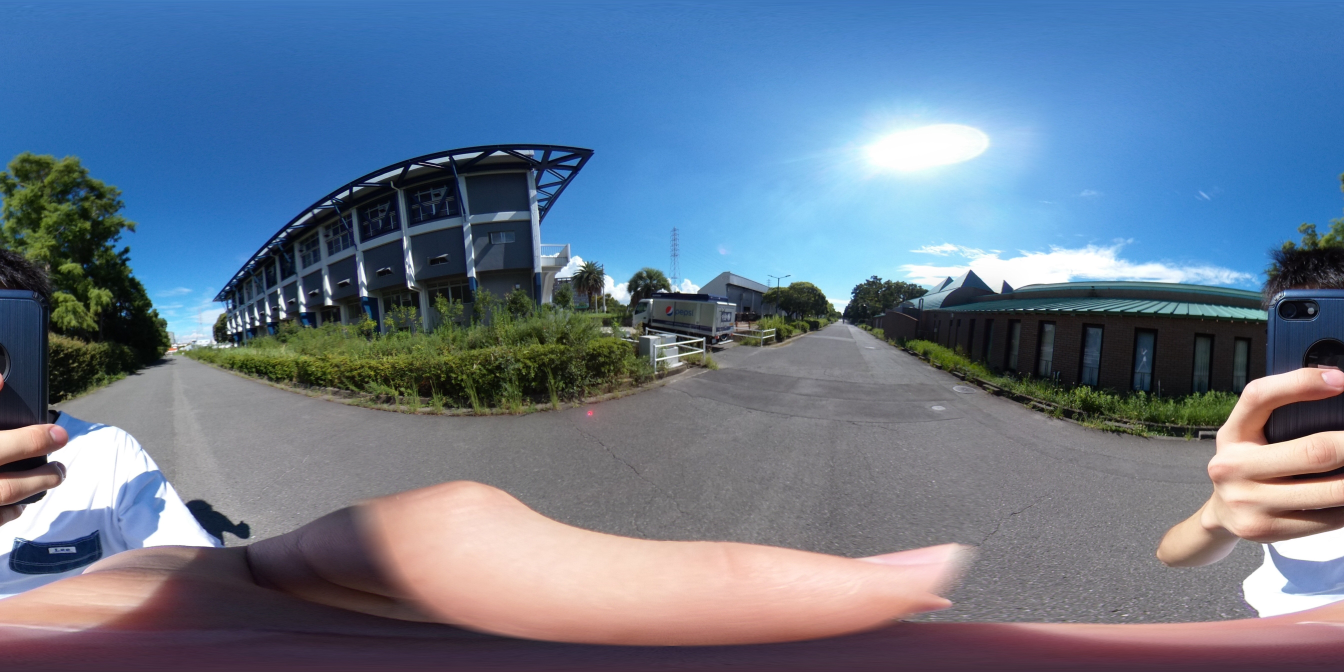
#> input picture images/589180924.243347.JPG, 5376 x 2688 px (shown at 1/4 size)
$ python sample.py images/589180924.243347.JPG out
#> lines starting #> are read from the running program, lines starting #| are printed output that depends on the picture
### eq2cm.py
import numpy as np
import cv2
from scipy import ndimage

def gen_xyz(fov, u, v, out_h, out_w):
    out = np.ones((out_h, out_w, 3), np.float32)

    x_rng = np.linspace(-np.tan(fov / 2), np.tan(fov / 2), num=out_w, dtype=np.float32)
    y_rng = np.linspace(-np.tan(fov / 2), np.tan(fov / 2), num=out_h, dtype=np.float32)

    out[:, :, :2] = np.stack(np.meshgrid(x_rng, -y_rng), -1)
    Rx = np.array([[1, 0, 0], [0, np.cos(-v), -np.sin(-v)], [0, np.sin(-v), np.cos(-v)]])
    Ry = np.array([[np.cos(-u), 0, np.sin(-u)], [0, 1, 0], [-np.sin(-u), 0, np.cos(-u)]])

    return out.dot(Rx).dot(Ry)

def xyz_to_uv(xyz):
    x, y, z = np.split(xyz, 3, axis=-1)
    u = np.arctan2(x, z)
    c = np.sqrt(x ** 2 + z ** 2)
    v = np.arctan2(y, c)
    return np.concatenate([u, v], axis=-1)

def uv_to_XY(uv, eq_h, eq_w):
    u, v = np.split(uv, 2, axis=-1)
    X = (u / (2 * np.pi) + 0.5) * eq_w - 0.5
    Y = (-v / np.pi + 0.5) * eq_h - 0.5
    return np.concatenate([X, Y], axis=-1)

def eq_to_pers(eqimg, fov, u, v, out_h, out_w):
    xyz = gen_xyz(fov, u, v, out_h, out_w)
    uv = xyz_to_uv(xyz)

    eq_h, eq_w = eqimg.shape[:2]
    XY = uv_to_XY(uv, eq_h, eq_w)

    X, Y = np.split(XY, 2, axis=-1)
    X = np.reshape(X, (out_h, out_w))
    Y = np.reshape(Y, (out_h, out_w))

    mc0 = ndimage.map_coordinates(eqimg[:, :, 0], [Y, X]) # channel: B
    mc1 = ndimage.map_coordinates(eqimg[:, :, 1], [Y, X]) # channel: G
    mc2 = ndimage.map_coordinates(eqimg[:, :, 2], [Y, X]) # channel: R

    output = np.stack([mc0, mc1, mc2], axis=-1)
    return output

### sample.py
import numpy as np
import cv2
import sys
import os
import eq2cm

if __name__ == '__main__':
    args = sys.argv
    img_path = args[1]
    out_dir  = args[2]
    eqimg = cv2.imread(img_path)
#> eqimg is the input picture: shape (2688, 5376, 3); mean B, G, R 141.8, 119.6, 102.3

    for i in range(-4, 4):
        print('processing...')
        pers = eq2cm.eq_to_pers(eqimg, np.pi/2, i * np.pi/4, 0, 480, 480)
        cv2.imwrite(os.path.join(out_dir, 'angle' + str(i + 4) + '.JPG'), pers)
#> this loop made 8 passes
#> pass 1, in eq_to_pers, `mc0 = ndimage.map_coordinates(eqimg[:, :, 0], [Y, X])`:
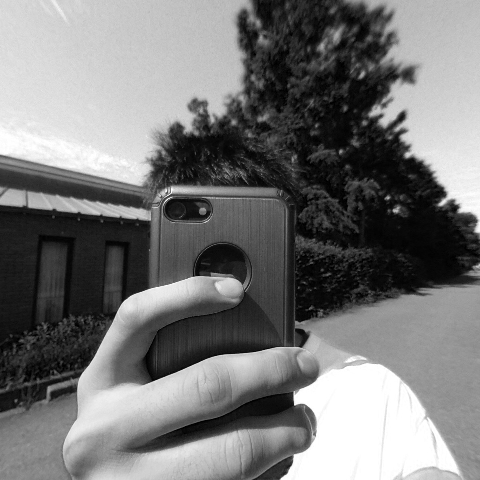
#> mc0: shape (480, 480); min 0, max 255, mean 119.1
#> pass 1, in eq_to_pers, `mc1 = ndimage.map_coordinates(eqimg[:, :, 1], [Y, X])`:
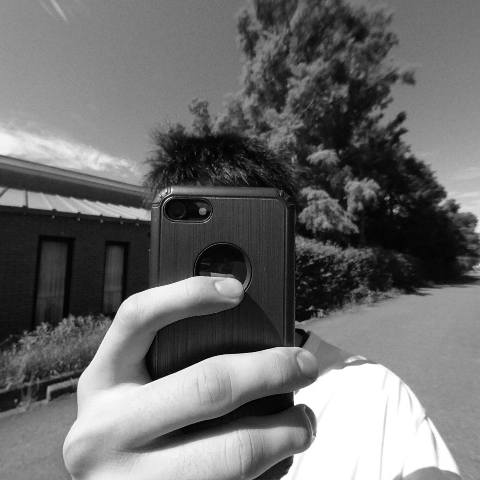
#> mc1: shape (480, 480); min 0, max 255, mean 108.3
#> pass 1, in eq_to_pers, `mc2 = ndimage.map_coordinates(eqimg[:, :, 2], [Y, X])`:
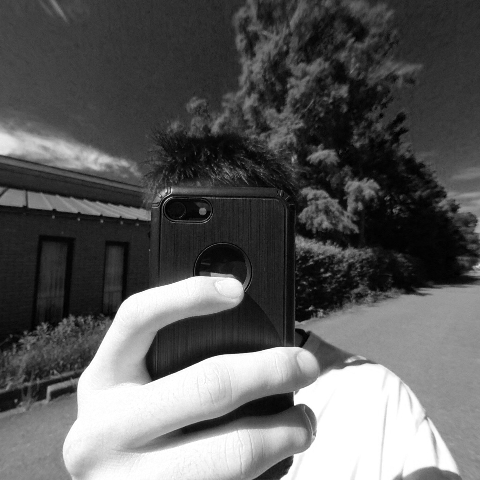
#> mc2: shape (480, 480); min 0, max 255, mean 91.9
#> pass 1, in eq_to_pers, `output = np.stack([mc0, mc1, mc2], axis=-1)`:
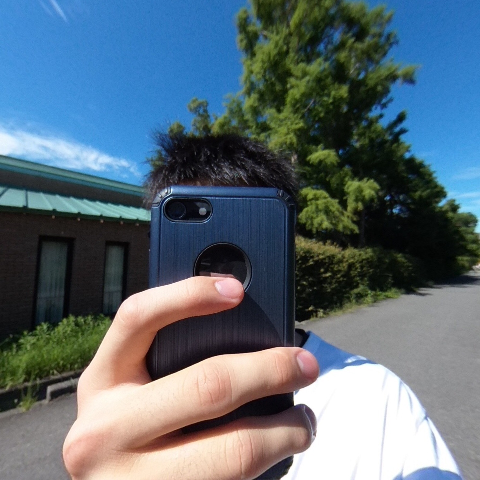
#> output: shape (480, 480, 3); mean of channels 0, 1, 2 119.1, 108.3, 91.9; drawn as B, G, R
